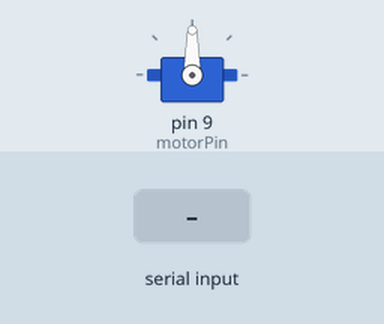
Bench run of a sketch on a simulated Arduino Uno, built with avr-gcc and run on an emulated ATmega328P. Parts: servo. The inputs (shaded band) are chosen by the test bench.

Above: at 1.2 s.
1.3 s: "0" received over Serial
At 4.0 s:
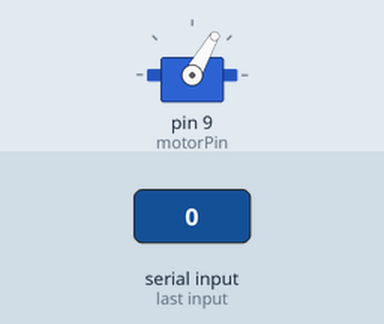
4.3 s: "1" received over Serial
At 7.0 s:
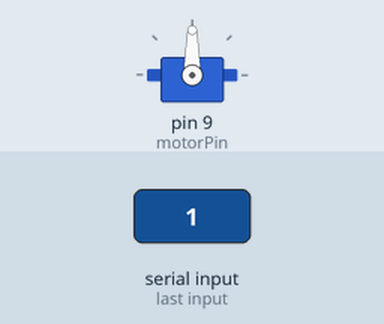
7.3 s: "2" received over Serial
At 9.8 s:
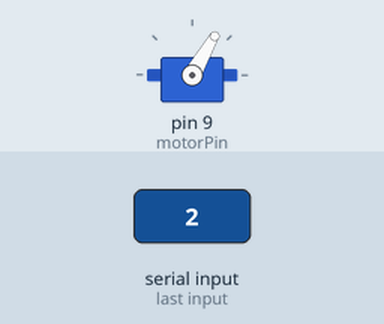
Timing chart, 0 to 11.3 s (numbered marks = the images above; inputs shaded):
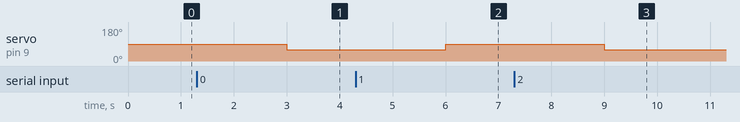

Measured:
- after the input at 1.3 s, servo on pin 9 (motorPin): 90° → 60° after 1.7 s
- after the input at 4.3 s, servo on pin 9 (motorPin): 60° → 90° after 1.7 s
- after the input at 7.3 s, servo on pin 9 (motorPin): 90° → 60° after 1.7 s

The sketch:

buttonpress.ino
```cpp
#include <Servo.h>

Servo myServo;
int motorPin = 9;

void setup() {
  Serial.begin(9600);
  myServo.attach(motorPin);
}

void loop() {
  if (Serial.available() > 0) {
    String val = Serial.readString();
    if (val == "1") {
      myServo.write(90);
    } else {
      myServo.write(60);
    }
  }
  delay(1000);
}
```
